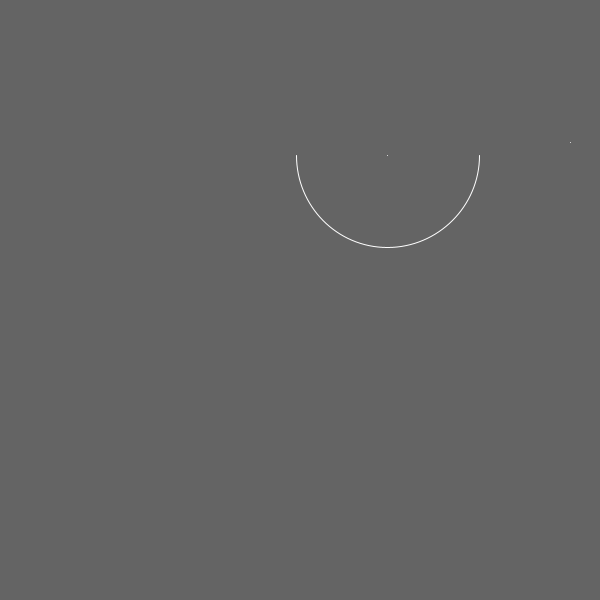
Frame 1 (no input)
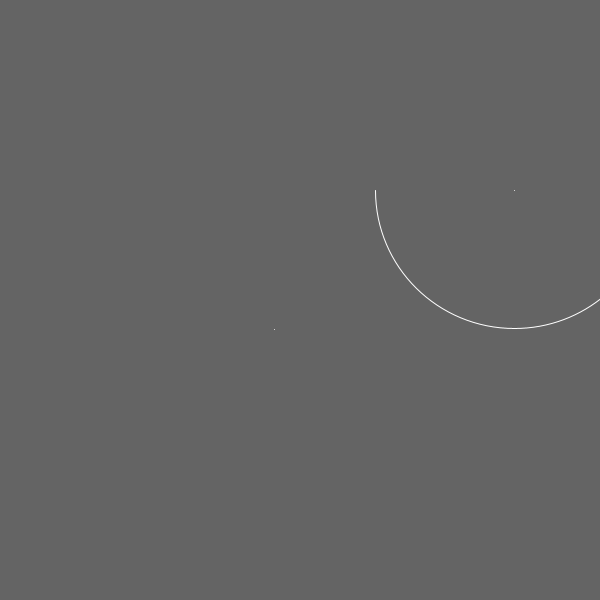
Frame 2 (the mouse pressed at the canvas centre, redrawn once)

The Processing sketch that drew these frames (run headless with seeded random() and noise(); the mouse was pressed at the canvas centre and the sketch redrawn once):

// Processing sketch: processing_187547
// ── processing_187547.pde

//From Sol Lewitt's Wall Drawing #305:
//The Eighth point is located halfway between the two points 
//where an arc with its center at the first point and with a radius equal to the distance between the first and the seventh points 
//would cross a line from the upper right corner 
//to a point halfway between the midpoint of the bottom side and the lower right corner.

void setup() {
  size(600,600);
  noLoop();
}

void draw() {
  background(100);
  stroke(255);
  float firstx = random(600);
  float firsty = random(600);
  point(firstx,firsty);
  
  float seventhx = random(600);
  float seventhy = random(600);
  point(seventhx,seventhy);
  
  float radius=sqrt(sq(seventhx-firstx)+sq(seventhy-firsty));
  noFill();
  arc(firstx,firsty,radius,radius,0,PI);
  stroke(200);
  line(150,600,600,600);
}
